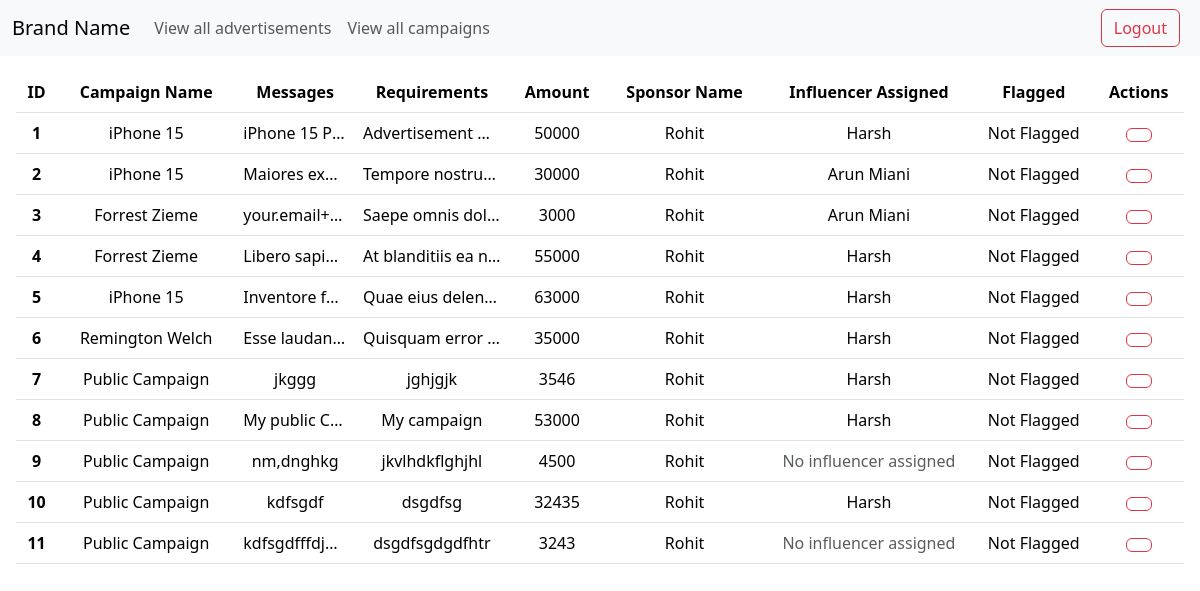
The app's page /admin/advertisements (signed in), older data.
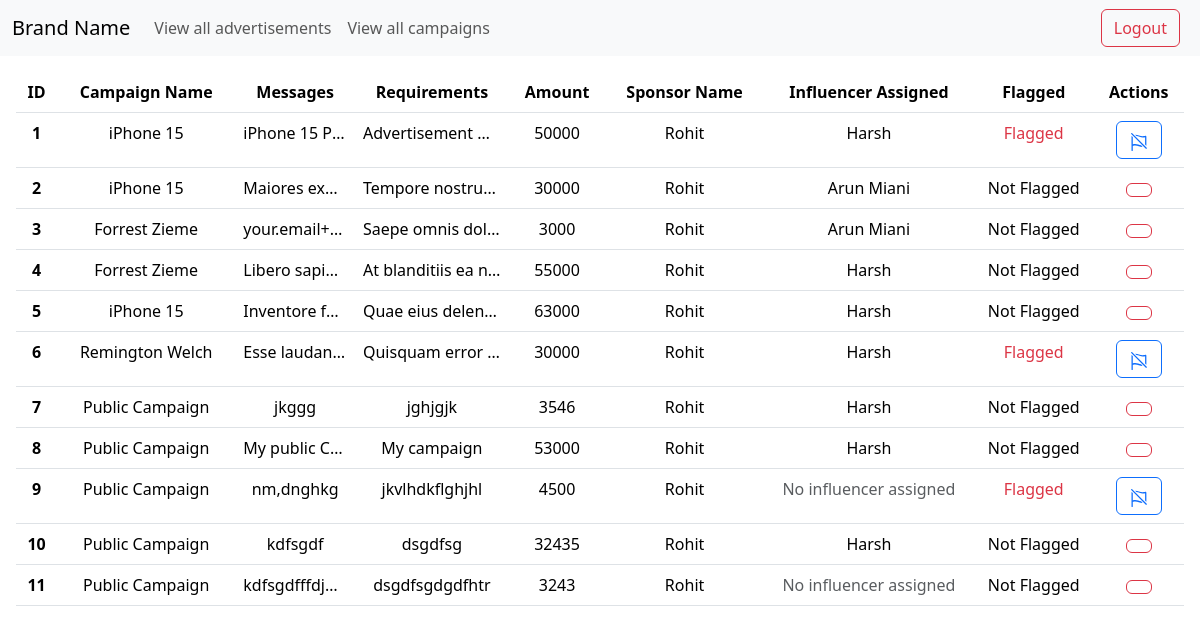
The same page, newer data.
### models/advertisements.py (models this page shows)
class Advertisement(db.Model):
    __tablename__ = "advertisement"
    id = db.Column(db.Integer, primary_key=True, nullable=False)
    influencer_id = db.Column(
        db.Integer, db.ForeignKey("influencer.id"), nullable=False
    )
    campaign_id = db.Column(db.Integer, db.ForeignKey("campaign.id"), nullable=False)
    messages = db.Column(db.String(255), nullable=False)
    requirements = db.Column(db.String(255), nullable=False)
    payment_amount = db.Column(db.Integer, nullable=False)
    flagged = db.Column(db.Boolean, default=False)
    status = db.Column(db.String(255))

### models/campaigns.py (models this page shows)
class Campaign(db.Model):
    id = db.Column(db.Integer, primary_key=True, autoincrement=True)
    name = db.Column(db.String(255), nullable=False)
    description = db.Column(db.String(255), nullable=False)
    start_date = db.Column(db.DateTime, nullable=False)
    end_date = db.Column(db.DateTime, nullable=False)
    budget = db.Column(db.Integer, nullable=False)
    visibility = db.Column(db.String(10), default="private")
    goals = db.Column(db.Integer, nullable=False)
    advertisements = db.relationship("Advertisement", backref="campaign")
    sponsor_id = db.Column(db.Integer, db.ForeignKey("sponsor.id"), nullable=False)
    flagged = db.Column(db.Boolean, default=False)

### models/sponsors.py (models this page shows)
class Sponsors(db.Model):
    __tablename__ = "sponsor"
    id = db.Column(db.Integer, primary_key=True, nullable=False, autoincrement=True)
    name = db.Column(db.String(255), nullable=False)
    industry = db.Column(db.String(255), nullable=False)
    budget = db.Column(db.Integer, nullable=False)
    campaigns = db.relationship("Campaign", backref="sponsor")

### models/influencers.py (models this page shows)
class Influencer(db.Model):
    __tablename__ = "influencer"
    id = db.Column(db.Integer, primary_key=True, autoincrement=True, nullable=True)
    name = db.Column(db.String(255), nullable=False)
    bio = db.Column(db.String(255), nullable=False)
    category_id = db.Column(db.Integer, db.ForeignKey("category.id"), nullable=False)
    reach = db.Column(db.Integer, nullable=False)
    niche = db.Column(db.String(255), nullable=False)
    advertisements = db.relationship("Advertisement", backref="influencer")

### routes/admin_routes.py (the view)
@app.route('/admin/advertisements')
def show_all_advertisements():
    if not current_user.is_authenticated:
        return redirect("/")
    advertisements = Advertisements.Advertisement.query.all()
    message = request.args["message"] if "message" in request.args else None
    success = request.args["success"] if "success" in request.args else None
    print(success)
    return render_template("admin/advertisements.html.jinja", role="admin", advertisements=advertisements,
                           success=success,
                           message=message)

### app.py (called while the page is built)
@login_manager.user_loader
def load_user(user_id):
    return users.Users.query.get(user_id)

### templates/admin/advertisements.html.jinja (shortened to what this page needs)
{% extends "layout/base.html" %}{% block body %}
    <section class="m-3">
        <table class="table">
            <thead>
            <tr>
                <th scope="col" class="text-center">ID</th>
                <th scope="col" class="text-center">Campaign Name</th>
                <th scope="col" class="text-center">Messages</th>
                <th scope="col" class="text-center">Requirements</th>
                <th scope="col" class="text-center">Amount</th>
                <th scope="col" class="text-center">Sponsor Name</th>
                <th scope="col" class="text-center">Influencer Assigned</th>
                <th scope="col" class="text-center">Flagged</th>
                <th scope="col" class="text-center">Actions</th>
            </tr>
            </thead>
            <tbody>
            {% for ad in advertisements %}
                <tr>
                    <th scope="row" class="text-truncate text-center" style="max-width: 100px">{{ loop.index }}</th>
                    <td class="text-center" style="max-width: 100px">{{ ad.campaign.name }}</td>
                    <td class="text-center text-truncate" style="max-width: 100px">{{ ad.messages }}</td>
                    <td class="text-center text-truncate" style="max-width: 100px">{{ ad.requirements }}</td>
                    <td class="text-center" style="max-width: 100px">{{ ad.payment_amount }}</td>
                    <td class="text-center text-capitalize" style="max-width: 100px">{{ ad.campaign.sponsor.name }}</td>
                    <td class="text-center {{ 'text-muted' if not ad.influencer }} " style="max-width: 100px">{{ ad.influencer.name
                if ad.influencer else "No influencer assigned" }}
                    </td>
                    <td class="text-center text-capitalize {{ 'text-danger' if ad.flagged }}" style="max-width: 100px">
                        {{ 'flagged' if ad.flagged else 'Not
                Flagged' }}
                    </td>
                    <td class="text-center" style="max-width: 200px">
                        {% if not ad.flagged %}
                            <button type="button" data-bs-toggle="modal" data-bs-target="#flag{{ ad.id }}"
                                    class="btn btn-outline-danger">
                            </button>
                        {% else %}
                            <button type="button" data-bs-toggle="modal" data-bs-target="#unflag{{ ad.id }}"
                                    class="btn btn-outline-primary" id="unflag-icon-cover">
                            </button>
                        {% endif %}
                    </td>
                </tr>
            {% endfor %}
            </tbody>
        </table>
    </section>
{% endblock %}

### templates/layout/base.html (shortened to what this page needs)
<!DOCTYPE html>
<html lang="en" data-bs-theme="system">
  <head>
    <link href="{{url_for("static", filename="base.css") }}" rel="stylesheet" />
    <link
      href="https://cdn.jsdelivr.net/npm/bootstrap@5.3.3/dist/css/bootstrap.min.css"
      rel="stylesheet"
    />
    <link
      rel="stylesheet"
      href="https://cdn.jsdelivr.net/npm/bootstrap-select@1.14.0-beta2/dist/css/bootstrap-select.min.css"
    />
  </head>
  <body>
    {% if role %}
    <nav class="navbar navbar-expand-lg bg-body-tertiary sticky-top">
      <div class="container-fluid">
        <a class="navbar-brand" href="/">Brand Name</a>
        <div class="collapse navbar-collapse" id="navbarSupportedContent">
          <ul class="navbar-nav me-auto mb-2 mb-lg-0">
            <li class="nav-item">
              {% if role == "sponsor" %}
              <a class="nav-link" href="/advertisements">Advertisements</a>
              {% elif role == "admin" %}
              <a class="nav-link" href="/admin/advertisements">View all advertisements</a>
              {% endif %}
            </li>
            <li class="nav-item">
              {% if role == "sponsor" %}
              <a class="nav-link" href="/campaigns">Campaigns</a>
               {% elif role == "admin" %}
                <a class="nav-link" href="/admin/campaigns">View all campaigns</a>
              {% endif %}
            </li>
          </ul>
          <a class="mx-2 btn btn-outline-danger" href="/logout">Logout</a>
        </div>
      </div>
    </nav>
    {% endif %} {% block body %}{% endblock %}
  </body>
</html>

### static/base.css (style rules this page uses)
body, html { scroll-snap-type: y mandatory; scroll-padding-top: 65px; }
tr { max-height: 50px; min-height: 50px; overflow: hidden; }
td { max-height: 50px; overflow: auto; }
.h-8 { height: 2.5vh; }
.w-8 { width: 2.5vh; }
#unflag-icon { color: #0d6dfd; fill: #0d6dfd }

Row changes from the older to the newer data that the page shows:
changed Advertisement "iPhone 15 Pro": flagged "Not Flagged" → "Flagged"
changed Advertisement "Remington Welch": payment_amount "35000" → "30000"; flagged "Not Flagged" → "Flagged"
changed Advertisement "nm,dnghkg": flagged "Not Flagged" → "Flagged"
